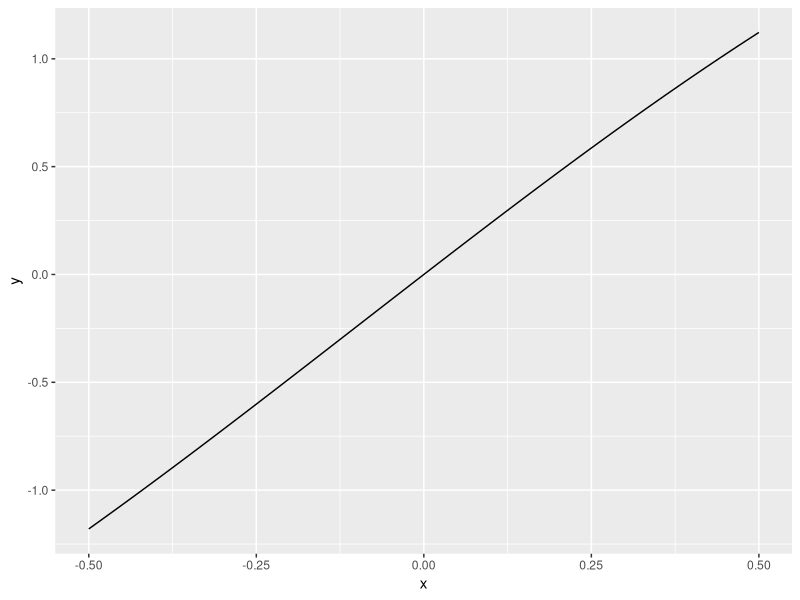
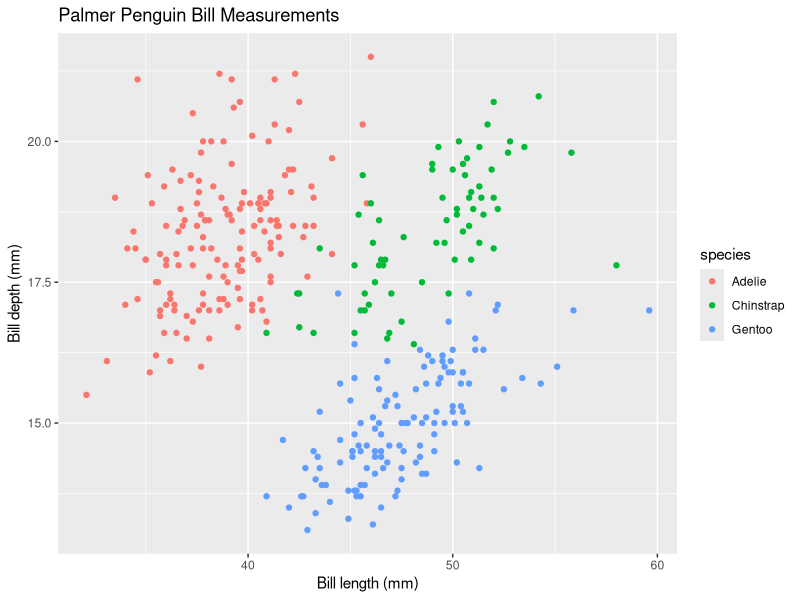
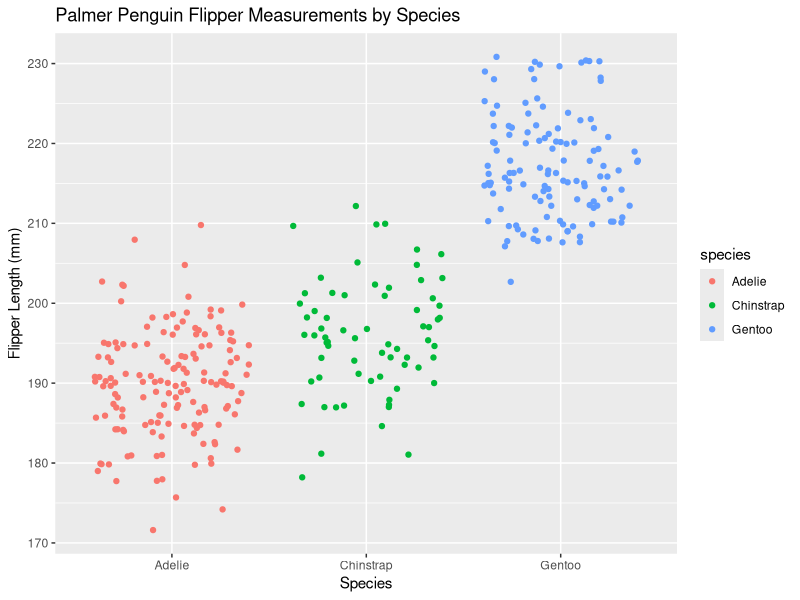

These charts were generated, in order, by the following R code:
## ---- chunk 1
knitr::opts_chunk$set(echo = TRUE)
library(tidyverse)
library(palmerpenguins)
## ---- chunk 2
fx <- expression(x^2)

df_dx <- D(expr = fx, name = 'x')
df_dx

x <- 3
eval(expr = df_dx)
## ---- chunk 3
Pa <- expression(2 * (3 * a + 2) ^4 - 5)

dP_da <- D(expr = Pa, name = 'a')
dP_da

a <- 1.2
eval(expr = dP_da)
## ---- chunk 4
gt <- expression((-4 * t) / ((t ^2 + 1)^3))

dg_dt <- D(expr = gt, name = 't')
dg_dt

t <- 0
eval(expr = dg_dt)
## ---- chunk 5
Gz <- expression(4.6 - 1.9 * z^3)

dG_dz <- D(expr = Gz, name = "z")
dG_dz

d2G_dz2 <- D(expr = dG_dz, name = "z")

d2G_dz2
## ---- chunk 6
f_xyz <- expression((2 * x ^2 * y) - (3 * x) + 1 + (4 * z ^4 * x))

df_dx <- D(expr = f_xyz, name = "x")
df_dx

df_dy <- D(expr = f_xyz, name = "y")
df_dy

df_dz <- D(expr = f_xyz, name = "z")
df_dz
## ---- chunk 7
fx <- function(x) {
  
  2.4 * exp(-0.05 *x) * sin(x)
}

ggplot(data = data.frame(x = c(-0.5, 0.5)), aes(x = x)) + 
  stat_function(fun = fx)
## ---- chunk 8
ggplot(data = penguins, aes(x = bill_length_mm, y = bill_depth_mm)) +
  geom_point(aes(color = species)) +
  labs(x = "Bill length (mm)",
       y = "Bill depth (mm)",
       title = "Palmer Penguin Bill Measurements")

## ---- chunk 9
ggplot(data = penguins, aes(x = species, y = flipper_length_mm)) +
  geom_jitter(aes(color = species)) +
  labs(x = "Species",
       y = "Flipper Length (mm)",
       title = "Palmer Penguin Flipper Measurements by Species")
